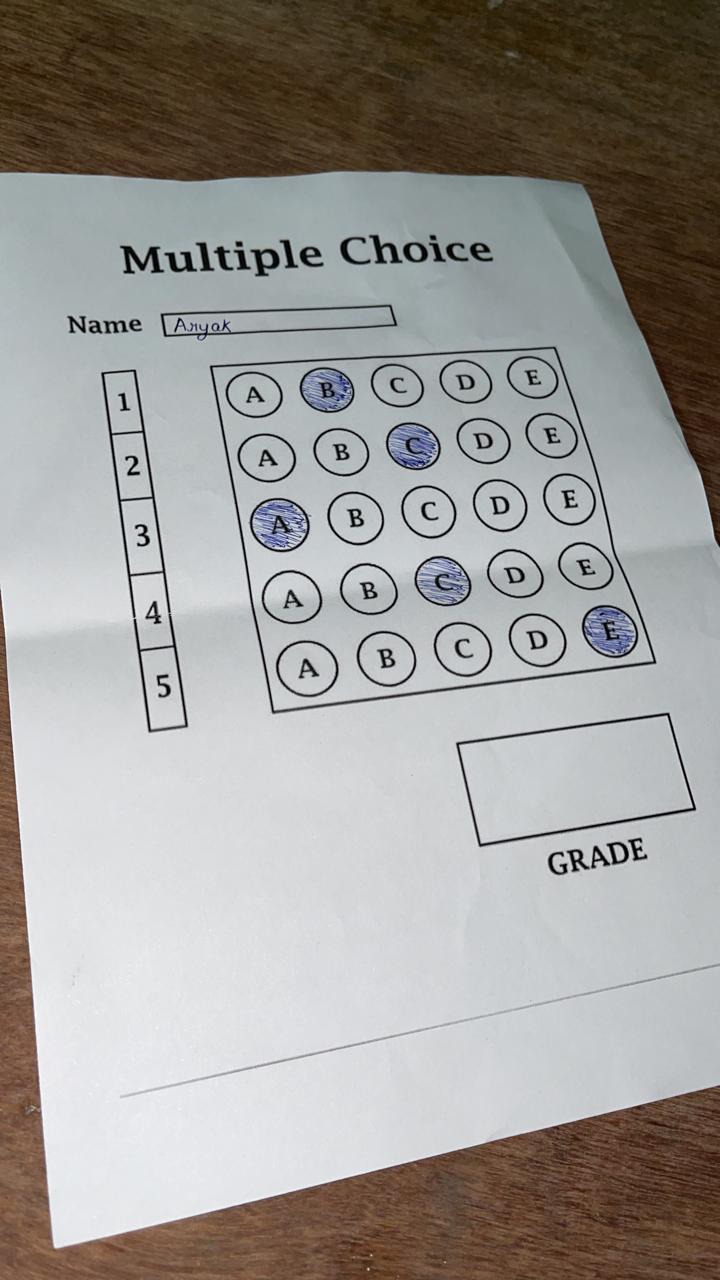
#> input picture attendanceproject/Img2/2.jpeg, 720 x 1280 px, given in place of the camera
$ python Main.py
#> lines starting #> are read from the running program, lines starting #| are printed output that depends on the picture; after the words box and inside, x2 and y2 are one past the last pixel; in counts of white or black regions, pixels touching at a corner belong together
### attendanceproject/utlis.py
import cv2
import numpy as np
## TO STACK ALL THE IMAGES IN ONE WINDOW
def stackImages(imgArray,scale,lables=[]):
    rows = len(imgArray)
    cols = len(imgArray[0])
    rowsAvailable = isinstance(imgArray[0], list)
    width = imgArray[0][0].shape[1]
    height = imgArray[0][0].shape[0]
    if rowsAvailable:
        for x in range ( 0, rows):
            for y in range(0, cols):
                imgArray[x][y] = cv2.resize(imgArray[x][y], (0, 0), None, scale, scale)
                if len(imgArray[x][y].shape) == 2: imgArray[x][y]= cv2.cvtColor( imgArray[x][y], cv2.COLOR_GRAY2BGR)
        imageBlank = np.zeros((height, width, 3), np.uint8)
        hor = [imageBlank]*rows
        hor_con = [imageBlank]*rows
        for x in range(0, rows):
            hor[x] = np.hstack(imgArray[x])
            hor_con[x] = np.concatenate(imgArray[x])
        ver = np.vstack(hor)
        ver_con = np.concatenate(hor)
    else:
        for x in range(0, rows):
            imgArray[x] = cv2.resize(imgArray[x], (0, 0), None, scale, scale)
            if len(imgArray[x].shape) == 2: imgArray[x] = cv2.cvtColor(imgArray[x], cv2.COLOR_GRAY2BGR)
        hor= np.hstack(imgArray)
        hor_con= np.concatenate(imgArray)
        ver = hor
    if len(lables) != 0:
        eachImgWidth= int(ver.shape[1] / cols)
        eachImgHeight = int(ver.shape[0] / rows)
        #print(eachImgHeight)
        for d in range(0, rows):
            for c in range (0,cols):
                cv2.rectangle(ver,(c*eachImgWidth,eachImgHeight*d),(c*eachImgWidth+len(lables[d])*13+27,30+eachImgHeight*d),(255,255,255),cv2.FILLED)
                cv2.putText(ver,lables[d],(eachImgWidth*c+10,eachImgHeight*d+20),cv2.FONT_HERSHEY_COMPLEX,0.7,(255,0,255),2)
    return ver

def rectContour(contours):

    rectCon = []

    for i in contours:
        area = cv2.contourArea(i)
        if area > 50:
            peri = cv2.arcLength(i, True)
            approx = cv2.approxPolyDP(i, 0.02 * peri, True)
            if len(approx) == 4:
                rectCon.append(i)
    rectCon = sorted(rectCon, key=cv2.contourArea, reverse=True)
    # print(len(rectCon))
    return rectCon

def getCornerPoints(cont):
    peri = cv2.arcLength(cont, True)
    approx = cv2.approxPolyDP(cont, 0.02 * peri, True)
    return approx

def reorder(myPoints):
    myPoints=myPoints.reshape((4,2))
    myPointsNew= np.zeros((4,1,2),np.int32)
    add=myPoints.sum(1)
    #print(myPoints)
    #print(add)
    myPointsNew[0]=myPoints[np.argmin(add)]#[0,0]
    myPointsNew[3] = myPoints[np.argmax(add)]#[w,h]
    diff=np.diff(myPoints,axis=1)
    myPointsNew[1]=myPoints[np.argmin(diff)]#[w,0]
    myPointsNew[2] = myPoints[np.argmax(diff)]#[0,h]
    #print(diff)

    return myPointsNew

def splitBoxes(img):
    rows=np.vsplit(img,5)

    boxes=[]
    for r in rows:
        cols=np.hsplit(r,5)
        for box in cols:
            boxes.append(box)
            #cv2.imshow("Split",box)
    return boxes

def showAnswers(img,myIndex,grading,ans,questions,choices):
    secW=int(img.shape[1]/questions)
    secH=int(img.shape[0]/choices)

    for x in range(0,questions):
        myAns=myIndex[x]
        cX=(myAns*secW)+secW//2
        cY=(x*secH)+secH//2

        if grading[x]==1:
            myColor=(0,255,0)
        else:
            myColor=(0,0,255)
            correctAns=ans[x]
            cv2.circle(img, ((correctAns*secW)+secW//2,(x*secH)+secH//2), 20, (0,255,0), cv2.FILLED)

        cv2.circle(img,(cX,cY),50,myColor,cv2.FILLED)
    return img

### attendanceproject/Main.py
import cv2
import numpy as np
import utlis


########################################################################
webCamFeed = True
heightImg = 700
widthImg  = 700
pathImage = "Img2/1.jpeg"
questions=5
choices=5
ans=[1,2,0,1,4]
webCamFeed=True
cameraNo=1
########################################################################

cap=cv2.VideoCapture(1)
cap.set(10,150)

while True:
    if webCamFeed:success,img=cap.read()
#> img is the input picture: shape (1280, 720, 3); mean B, G, R 151.4, 154.8, 157.4
    else:img=cv2.imread(pathImage)

    #PREPROCESSING
    img=cv2.imread(pathImage)
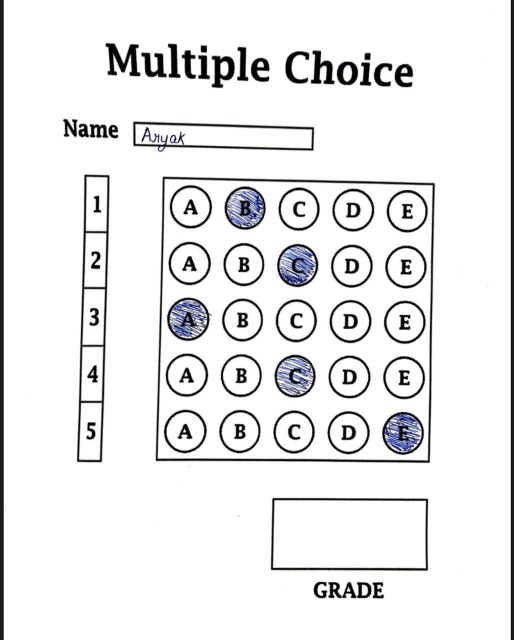
#> input picture attendanceproject/Img2/1.jpeg, 1028 x 1280 px (shown at 1/2 size)
#> img is the input picture: shape (1280, 1028, 3); mean B, G, R 234.8, 234.1, 234
    img=cv2.resize(img, (widthImg, heightImg)) # RESIZE IMAGE
#> img: shape (700, 700, 3)
    imgContours = img.copy()
    imgFinal = img.copy()
    imgBiggestContours = img.copy()
    imgGray = cv2.cvtColor(img, cv2.COLOR_BGR2GRAY) # CONVERT IMAGE TO GRAY SCALE
    imgBlur = cv2.GaussianBlur(imgGray, (5, 5), 1) # ADD GAUSSIAN BLUR
    imgCanny = cv2.Canny(imgBlur,10,70) # APPLY CANNY TO DETECT EDGES
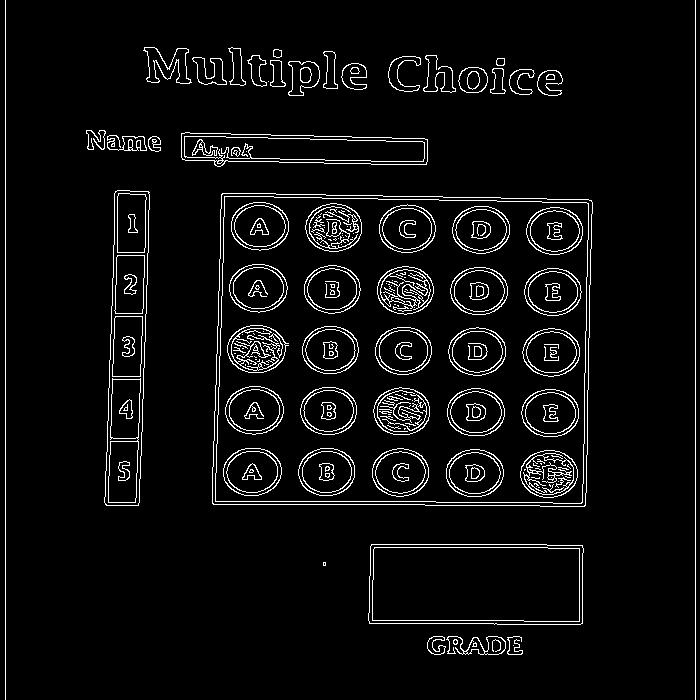
#> imgCanny: shape (700, 700); 5% white in thin lines or dots

    try:
        #FINDING ALL CONTOURS
        contours, hierarchy = cv2.findContours(imgCanny, cv2.RETR_EXTERNAL, cv2.CHAIN_APPROX_NONE) # FIND ALL CONTOURS
#> contours = 32 contours, 7 with area under 20; largest, box (x1, y1, x2, y2) and area: (212, 193, 593, 507) 114792, (368, 544, 584, 625) 16856, (104, 190, 150, 506) 10780, (181, 132, 428, 167) 6622, (143, 47, 192, 84) 864
        cv2.drawContours(imgContours,contours,-1,(0,255,0),10)
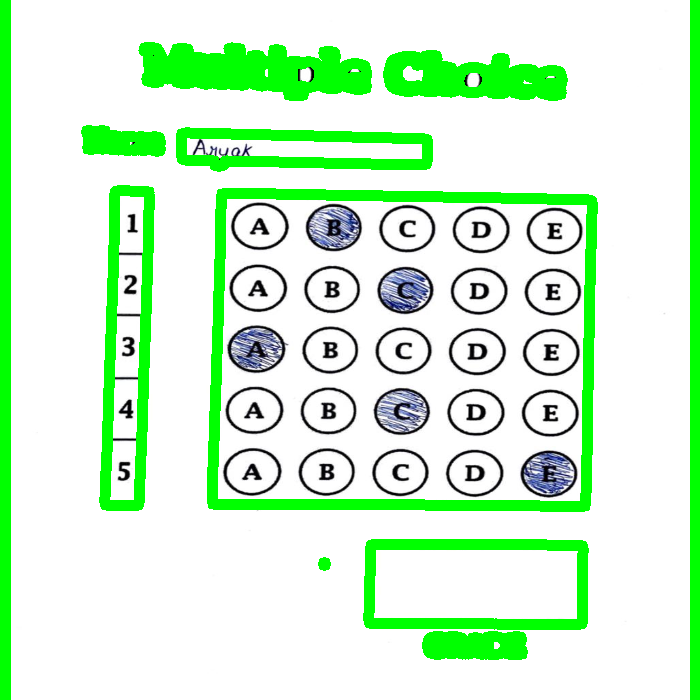
#> imgContours: shape (700, 700, 3); mean B, G, R 209.2, 245.1, 208.5
        #FIND RECTANGLES
        rectCon=utlis.rectContour(contours)
#> the loop in rectContour, `for i in contours:` made 32 passes
#> (area, peri, approx) on passes 7, 8, 9, 12: (16856.5, 585.6, [[370, 546], [369, 623], [582, 623], [582, 545]]), (114791.5, 1369, [[221, 194], [213, 504], [585, 505], [591, 200]]), (10780.5, 705, [[117, 190], [104, 502], [138, 505], [149, 192]]), (6621.5, 554.5, [[181, 133], [182, 159], [427, 161], [424, 138]])
#> (area, peri) on passes 4, 5, 10, 11, 15, 16: (494.5, 291.5), (177.5, 97.36), (134.5, 60.38), (311.5, 227.8), (427.5, 116.7), (318.5, 119.8)
#> after the loop in rectContour, `for i in contours:`: rectCon = 4 contours; box (x1, y1, x2, y2) and area: (212, 193, 593, 507) 114792, (368, 544, 584, 625) 16856, (104, 190, 150, 506) 10780, (181, 132, 428, 167) 6622
        biggestContour=utlis.getCornerPoints(rectCon[0])
#> in getCornerPoints, `peri = cv2.arcLength(cont, True)`: peri = 1369
#> in getCornerPoints, `approx = cv2.approxPolyDP(cont, 0.02 * peri, True)`: approx = [[221, 194], [213, 504], [585, 505], [591, 200]]
#> biggestContour = [[221, 194], [213, 504], [585, 505], [591, 200]]

        gradePoints=utlis.getCornerPoints(rectCon[1])
#> gradePoints = [[370, 546], [369, 623], [582, 623], [582, 545]]
        print(biggestContour)
#| [[[221 194]]
#|  [[213 504]]
#|  [[585 505]]
#|  [[591 200]]]

        if biggestContour.size !=0 and gradePoints.size !=0:
            cv2.drawContours(imgBiggestContours,biggestContour,-1,(0,255,0),20)
            cv2.drawContours(imgBiggestContours,gradePoints, -1, (255, 0, 0), 20)

            biggestContour=utlis.reorder(biggestContour)
#> in reorder, `myPoints=myPoints.reshape((4,2))`: myPoints = [[221, 194], [213, 504], [585, 505], [591, 200]]
#> in reorder, `add=myPoints.sum(1)`: add = [415, 717, 1090, 791]
#> in reorder, `diff=np.diff(myPoints,axis=1)`: diff = [-27, 291, -80, -391]
#> biggestContour = [[221, 194], [591, 200], [213, 504], [585, 505]]
            gradePoints= utlis.reorder(gradePoints)
#> gradePoints = [[370, 546], [582, 545], [369, 623], [582, 623]]

            pt1=np.float32(biggestContour)
#> pt1 = [[221, 194], [591, 200], [213, 504], [585, 505]]
            pt2=np.float32([[0,0],[widthImg,0],[0,heightImg],[widthImg,heightImg]])
            matrix =cv2.getPerspectiveTransform(pt1,pt2)
#> matrix = [[1.85, 0.0477, -417.7], [-0.0365, 2.25, -429.1], [-4.36e-05, 1.53e-05, 1]]
            imgWarpColored=cv2.warpPerspective(img,matrix,(widthImg,heightImg))

            ptG1 = np.float32(gradePoints)
#> ptG1 = [[370, 546], [582, 545], [369, 623], [582, 623]]
            ptG2 = np.float32([[0, 0], [325, 0], [0, 150], [325, 150]])
            matrixG = cv2.getPerspectiveTransform(ptG1, ptG2)
#> matrixG = [[1.65, 0.0214, -620.8], [0.00979, 2.07, -1136.5], [6.52e-05, 6.58e-05, 1]]
            imgGradeDisplay = cv2.warpPerspective(img, matrixG, (325, 150))
            #cv2.imshow("Grade",imgGradeDisplay)

            #Apply threshold
            imgWarpGray=cv2.cvtColor(imgWarpColored,cv2.COLOR_BGR2GRAY)
            imgThresh=cv2.threshold(imgWarpGray,170,255,cv2.THRESH_BINARY_INV)[1]
#> imgThresh: shape (700, 700); 22.6% white; 64 white regions (17 under 20 px), largest, box (x1, y1, x2, y2) and area: (0, 0, 700, 700) 14708, (575, 575, 684, 683) 7815, (18, 296, 132, 404) 7409

            boxes=utlis.splitBoxes(imgThresh)
#> in splitBoxes, `rows=np.vsplit(img,5)`: rows = 5 items
#> the loop in splitBoxes, `for r in rows:` made 5 passes
#> after the loop in splitBoxes, `for r in rows:`: boxes = 25 items
#> boxes = 25 items
            #cv2.imshow("Test",boxes[2])
            #print(cv2.countNonZero(boxes[1),cv2.countNonZero(boxes[2]))

            #GETTING NO ZERO PIXEL VALUES OF EACH BOX
            myPixelVal=np.zeros((questions,choices))
            countC=0
            countR=0
            for image in boxes:
                totalPixels=cv2.countNonZero(image)
                myPixelVal[countR][countC]=totalPixels
                countC+=1
                if(countC==choices):countR+=1;countC=0
#> this loop made 25 passes
#> totalPixels on passes 1 to 12: 4326, 7609, 3624, 3894, 4476, 3774, 3012, 7200, 3182, 3767, 8206, 2980
#> after the loop, countC = 0; countR = 5; myPixelVal = [[4326, 7609, 3624, 3894, 4476], [3774, 3012, 7200, 3182, 3767], [8206, 2980, 2864, 3204, 3861], [3588, 2938, 6130, 3156, 3704], [4435, 3957, 3849, 3932, 9179]]
            #print(myPixelVal)

            #FINDING INDEX VALUES OF THE MARKINGS
            myIndex=[]
            for x in range(0,questions):
                arr=myPixelVal[x]
                #print("arr",arr)
                myIndexVal=np.where(arr==np.max(arr))
                #print(myIndexVal[0])
                myIndex.append(myIndexVal[0][0])
#> this loop made 5 passes
#> (arr, myIndexVal) on passes 1 to 5: ([4326, 7609, 3624, 3894, 4476], ([1],)), ([3774, 3012, 7200, 3182, 3767], ([2],)), ([8206, 2980, 2864, 3204, 3861], ([0],)), ([3588, 2938, 6130, 3156, 3704], ([2],)), ([4435, 3957, 3849, 3932, 9179], ([4],))
#> after the loop, myIndex = [1, 2, 0, 2, 4]
            #print(myIndex)

            #GRADING
            grading=[]
            for x in range(0,questions):
                if ans[x]==myIndex[x]:
                    grading.append(1)
                else:grading.append(0)
#> after the loop, grading = [1, 1, 1, 0, 1]
            #print(grading)
            score=(sum(grading)/questions)*100#FINAL GRADE
#> score = 80
            print(score)
#| 80.0

            #DISPLAYING ANSWERS
            imgResult=imgWarpColored.copy()
            imgResult=utlis.showAnswers(imgResult, myIndex, grading, ans, questions, choices)
#> the loop in showAnswers, `for x in range(0,questions):` made 5 passes
#> (myAns, cX) on passes 1 to 5: (1, 210), (2, 350), (0, 70), (2, 350), (4, 630)
#> after the loop in showAnswers, `for x in range(0,questions):`:
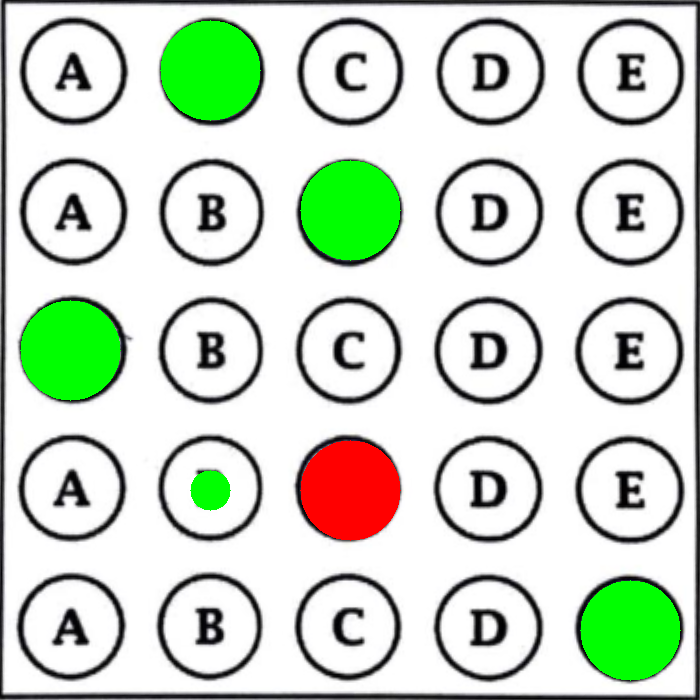
#> img: shape (700, 700, 3); mean B, G, R 199.3, 215.9, 203
            imRawDrawing=np.zeros_like(imgWarpColored)
            imRawDrawing = utlis.showAnswers(imRawDrawing ,myIndex, grading, ans, questions, choices)
#> call 2 of showAnswers, with questions = 5, choices = 5
#> the loop in showAnswers (call 2), `for x in range(0,questions):` made 5 passes
#> after the loop in showAnswers (call 2), `for x in range(0,questions):`:
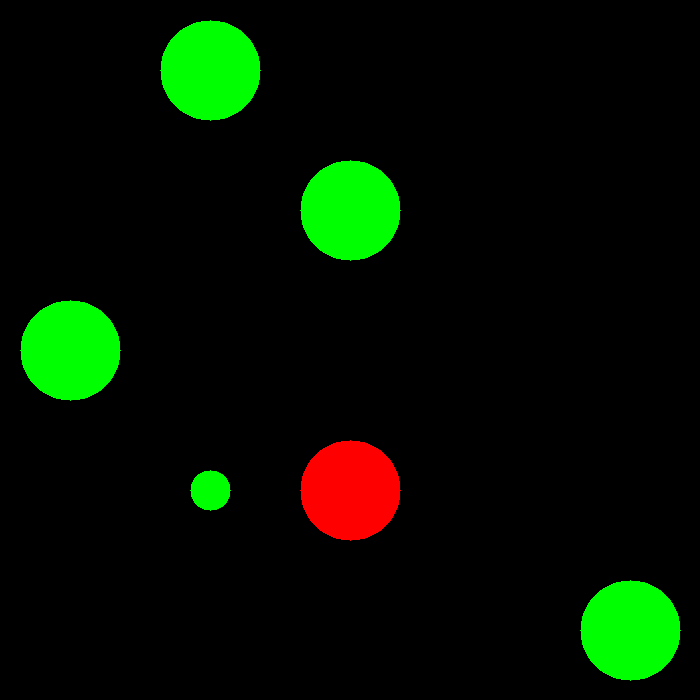
#> img: shape (700, 700, 3); mean B, G, R 0, 17, 4.1
            invMatrix = cv2.getPerspectiveTransform(pt2, pt1)
#> invMatrix = [[0.542, -0.013, 221], [0.0133, 0.439, 194], [2.34e-05, -7.3e-06, 1]]
            imgInvWarp = cv2.warpPerspective(imRawDrawing, invMatrix, (widthImg, heightImg))

            imgRawGrade=np.zeros_like(imgGradeDisplay)
            cv2.putText(imgRawGrade,str(int(score))+"%",(60,100),cv2.FONT_HERSHEY_COMPLEX,3,(0,255,255),3)
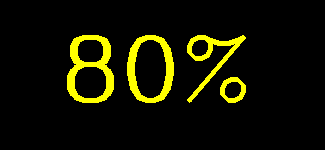
#> imgRawGrade: shape (150, 325, 3); mean of channels 0, 1, 2 0, 19.3, 19.3; drawn as B, G, R
            invMatrixG = cv2.getPerspectiveTransform(ptG2, ptG1)
#> invMatrixG = [[0.629, -0.0182, 370], [-0.0246, 0.494, 546], [-3.94e-05, -3.13e-05, 1]]
            imgInvGradeDisplay = cv2.warpPerspective(imgRawGrade, invMatrixG, (widthImg, heightImg))

            imgFinal=cv2.addWeighted(imgFinal,1,imgInvWarp,1,0)
            imgFinal = cv2.addWeighted(imgFinal, 1, imgInvGradeDisplay, 1, 0)


        imgBlank=np.zeros_like(img)
        imgArray=([img,imgGray,imgBlur,imgCanny],
                  [imgContours,imgBiggestContours,imgWarpColored,imgThresh],
                  [imgResult,imRawDrawing,imgInvWarp,imgFinal])
    except:
        imgBlank=np.zeros_like(img)
        imgArray=([img,imgGray,imgBlur,imgCanny],
                  [imgBlank,imgBlank,imgBlank,imgBlank],
                  [imgBlank,imgBlank,imgBlank,imgBlank])


    lables=[["Original","Gray","Blur","Canny"],
            ["Contours","Biggest Con","Warp","Threshold"],
            ["Result","Raw Drawing","Inv Warp","Final"]]

    imgStacked=utlis.stackImages(imgArray,0.4)
#> in stackImages, `rows = len(imgArray)`: rows = 3
#> in stackImages, `cols = len(imgArray[0])`: cols = 4
#> in stackImages, `rowsAvailable = isinstance(imgArray[0], list)`: rowsAvailable = True
#> in stackImages, `hor = [imageBlank]*rows`: hor = 3 items
#> in stackImages, `ver = np.vstack(hor)`:
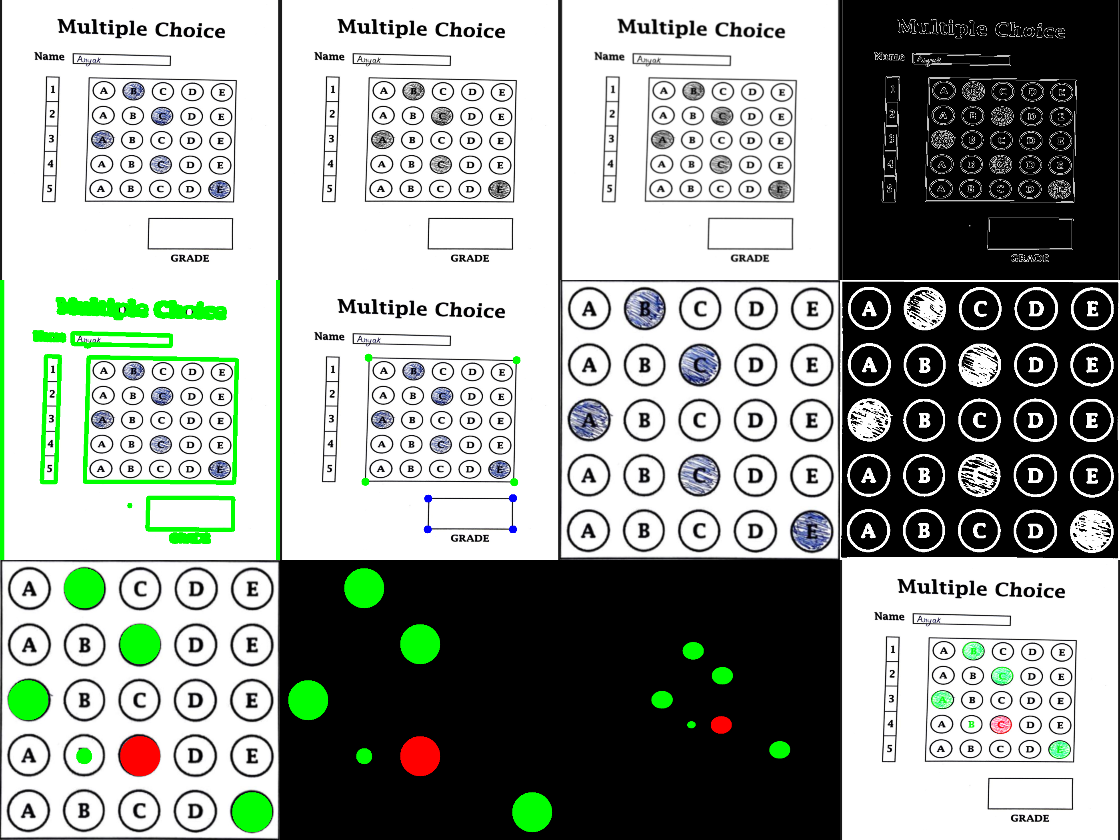
#> ver: shape (840, 1120, 3); mean of channels 0, 1, 2 155.2, 161, 155.4; drawn as B, G, R

    cv2.imshow("Final Result",imgFinal)
    cv2.imshow("Stacked Images",imgStacked)
    if cv2.waitKey(1)& 0xFF ==ord('$'):
#> (key Esc is pressed here)
        cv2.imwrite("FinalResult.jpg",imgFinal)
        cv2.waitkey(300)
